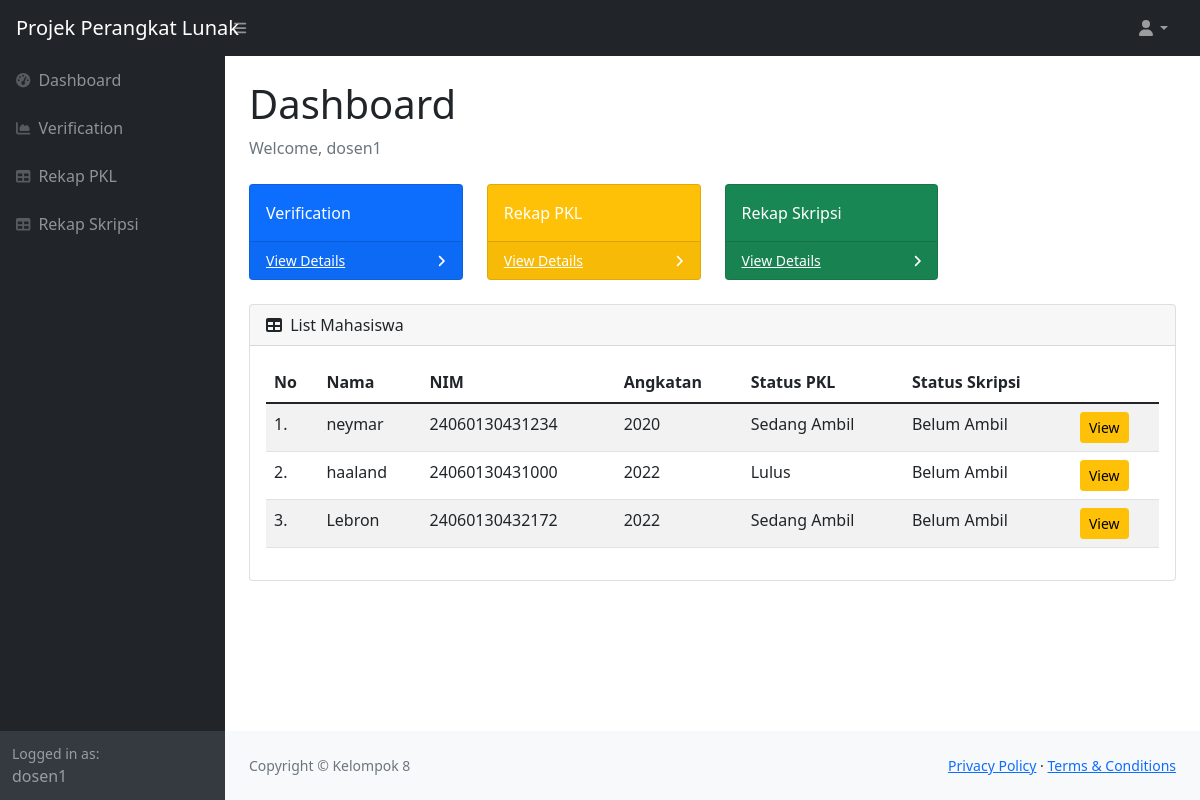
The app's page /dosen/dosen_home.php (signed in) with its own data.
### tables this page shows
CREATE TABLE `users` (
  `user_id` int(6) NOT NULL,
  `username` varchar(50) NOT NULL,
  `email` varchar(50) NOT NULL,
  `password` varchar(50) NOT NULL,
  `level` varchar(20) NOT NULL
);

CREATE TABLE `mahasiswa` (
  `nim` varchar(14) NOT NULL,
  `nama` char(100) NOT NULL,
  `alamat` varchar(100) DEFAULT NULL,
  `kota` char(50) DEFAULT NULL,
  `provinsi` char(50) DEFAULT NULL,
  `angkatan` int(4) DEFAULT NULL,
  `jalur_masuk` char(30) DEFAULT NULL,
  `email` varchar(30) DEFAULT NULL,
  `no_handphone` varchar(13) DEFAULT NULL,
  `status` char(20) DEFAULT NULL,
  `dosen_wali` char(50) DEFAULT NULL,
  `id_pkl_fk` varchar(6) DEFAULT NULL,
  `id_skripsi_fk` varchar(6) DEFAULT NULL,
  `semester` int(100) NOT NULL,
  `id_provinsi_fk` int(10) DEFAULT NULL,
  `id_kota_fk` int(10) DEFAULT NULL,
  `id_user_fk` int(6) DEFAULT NULL
);

CREATE TABLE `pkl` (
  `id_pkl` varchar(6) NOT NULL DEFAULT '0',
  `status_pkl` varchar(20) DEFAULT 'Belum Ambil',
  `nilai_pkl` varchar(100) DEFAULT '-',
  `nim_mahasiswa_fk` varchar(14) DEFAULT NULL
);

CREATE TABLE `skripsi` (
  `id_skripsi` varchar(6) NOT NULL DEFAULT '0',
  `status_skripsi` varchar(20) DEFAULT 'Belum Ambil',
  `tanggal_lulus` date DEFAULT NULL,
  `lama_studi` int(20) DEFAULT NULL,
  `nilai_skripsi` varchar(100) DEFAULT '-',
  `nim_mahasiswa_fk` varchar(14) DEFAULT NULL
);

### dosen/dosen_home.php (the view, shortened to what this page needs)
<!DOCTYPE html>
<html lang="en">
    <head>
        <link href="https://cdn.jsdelivr.net/npm/simple-datatables@latest/dist/style.css" rel="stylesheet" />
        <link href="../css/styles.css" rel="stylesheet" />
    </head>
    <?php
        require_once('../lib/db_login.php');
        $email=$_SESSION['email'];
        $query = "SELECT * FROM users WHERE email='$email'";
        $sql_ppl= mysqli_query($db, $query) or die (mysqli_error($db));
        $data = mysqli_fetch_array ($sql_ppl);
     ?>
    <body class="sb-nav-fixed">
        <nav class="sb-topnav navbar navbar-expand navbar-dark bg-dark">
            <a class="navbar-brand ps-3">Projek Perangkat Lunak</a>
            <button class="btn btn-link btn-sm order-1 order-lg-0 me-4 me-lg-0" id="sidebarToggle" href="#!"><i class="fas fa-bars"></i></button>
            <ul class="navbar-nav ms-auto ms-md-0 me-3 me-lg-4">
                <li class="nav-item dropdown">
                    <a class="nav-link dropdown-toggle" id="navbarDropdown" href="#" role="button" data-bs-toggle="dropdown" aria-expanded="false"><i class="fas fa-user fa-fw"></i></a>
                </li>
            </ul>
        </nav>
        <div id="layoutSidenav">
            <div id="layoutSidenav_nav">
                <nav class="sb-sidenav accordion sb-sidenav-dark" id="sidenavAccordion">
                    <div class="sb-sidenav-menu">
                        <div class="nav">
                            <a class="nav-link" href="dosen_home.php">
                                <div class="sb-nav-link-icon"><i class="fas fa-tachometer-alt"></i></div>
                                Dashboard
                            </a>
                            <a class="nav-link" href="verification_dosen.php">
                                <div class="sb-nav-link-icon"><i class="fas fa-chart-area"></i></div>
                                Verification
                            </a>
                            <a class="nav-link" href="pkl_dosen.php">
                                <div class="sb-nav-link-icon"><i class="fas fa-table"></i></div>
                                Rekap PKL
                            </a>
                            <a class="nav-link" href="skripsi_dosen.php">
                                <div class="sb-nav-link-icon"><i class="fas fa-table"></i></div>
                                Rekap Skripsi
                            </a>
                        </div>
                    </div>
                    <div class="sb-sidenav-footer">
                        <div class="small">Logged in as:</div>
                        <?=$data['username']?>
                    </div>
                </nav>
            </div>
            <div id="layoutSidenav_content">
                <main>
                    <div class="container-fluid px-4">
                        <h1 class="mt-4">Dashboard</h1>
                        <ol class="breadcrumb mb-4">
                            <li class="breadcrumb-item active">Welcome, <?=$data['username']?></li>
                        </ol>
                        <div class="row">
                            <div class="col-xl-3 col-md-6">
                                <div class="card bg-primary text-white mb-4">
                                    <div class="card-body">Verification</div>
                                    <div class="card-footer d-flex align-items-center justify-content-between">
                                        <a class="small text-white stretched-link" href="verification_dosen.php">View Details</a>
                                        <div class="small text-white"><i class="fas fa-angle-right"></i></div>
                                    </div>
                                </div>
                            </div>
                            <div class="col-xl-3 col-md-6">
                                <div class="card bg-warning text-white mb-4">
                                    <div class="card-body">Rekap PKL</div>
                                    <div class="card-footer d-flex align-items-center justify-content-between">
                                        <a class="small text-white stretched-link" href="pkl_dosen.php">View Details</a>
                                        <div class="small text-white"><i class="fas fa-angle-right"></i></div>
                                    </div>
                                </div>
                            </div>
                            <div class="col-xl-3 col-md-6">
                                <div class="card bg-success text-white mb-4">
                                    <div class="card-body">Rekap Skripsi</div>
                                    <div class="card-footer d-flex align-items-center justify-content-between">
                                        <a class="small text-white stretched-link" href="skripsi_dosen.php">View Details</a>
                                        <div class="small text-white"><i class="fas fa-angle-right"></i></div>
                                    </div>
                                </div>
                            </div>
                        </div>
                        <div class="card mb-4">
                            <div class="card-header">
                                <i class="fas fa-table me-1"></i>
                                List Mahasiswa
                            </div>
                            <div class="card-body">
                            <table class="table table-striped" id="datatablesSimple">
                                    <thead>
                                        <tr>
                                            <th>No</th>
                                            <th>Nama</th>
                                            <th>NIM</th>
                                            <th>Angkatan</th>
                                            <th>Status PKL</th>
                                            <th>Status Skripsi</th>
                                        </tr>
                                    </thead>
                                    <tbody>
                                    <?php
                                    require_once('../lib/db_login.php');
                                    $email=$_SESSION['email'];
                                    $no = 1;
                                    $query = "SELECT * FROM mahasiswa
                                                INNER JOIN pkl ON
                                                mahasiswa.id_pkl_fk = pkl.id_pkl
                                                INNER JOIN skripsi ON
                                                mahasiswa.id_skripsi_fk = skripsi.id_skripsi
                                                INNER JOIN dosen ON
                                                mahasiswa.dosen_wali = dosen.nama_dosen
                                                WHERE dosen_wali = nama_dosen AND email_dosen='$email'
                                                "
                                                ;
                                    $sql_ppl= mysqli_query($db, $query) or die (mysqli_error($db));
                                    while($data = mysqli_fetch_array($sql_ppl)){ ?>
                                        <tr>
                                            <td><?=$no++?>.</td>
                                            <td><?=$data['nama']?></td>
                                            <td><?=$data['nim']?></td>
                                            <td><?=$data['angkatan']?></td>
                                            <td><?=$data['status_pkl']?></td>
                                            <td><?=$data['status_skripsi']?></td>
                                            <td>
                                                <a class="btn btn-warning btn-sm" href=<?php echo '"rekapmhs_dosen.php?nim='.$data['nim'].'"'?>>View</a>
                                            </td>
                                        </tr>
                                    <?php
                                    } ?>
                                    </tbody>
                                </table>
                            </div>
                        </div>
                    </div>
                </main>
                <footer class="py-4 bg-light mt-auto">
                    <div class="container-fluid px-4">
                        <div class="d-flex align-items-center justify-content-between small">
                            <div class="text-muted">Copyright &copy; Kelompok 8</div>
                            <div>
                                <a href="#">Privacy Policy</a>
                                &middot;
                                <a href="#">Terms &amp; Conditions</a>
                            </div>
                        </div>
                    </div>
                </footer>
            </div>
        </div>
    </body>
</html>

### records on screen
users: username "dosen1"
mahasiswa: nama "neymar", nim "24060130431234", angkatan "2020", id_pkl_fk.status_pkl "Sedang Ambil", id_skripsi_fk.status_skripsi "Belum Ambil"
mahasiswa: nama "haaland", nim "24060130431000", angkatan "2022", id_pkl_fk.status_pkl "Lulus", id_skripsi_fk.status_skripsi "Belum Ambil"
mahasiswa: nama "Lebron", nim "24060130432172", angkatan "2022", id_pkl_fk.status_pkl "Sedang Ambil", id_skripsi_fk.status_skripsi "Belum Ambil"
